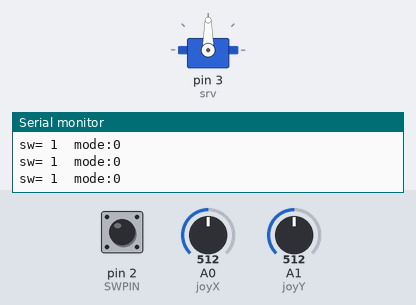
Bench run of a sketch on a simulated Arduino Uno, built with avr-gcc and run on an emulated ATmega328P. On the bench: servo, the last lines printed to the serial monitor. The inputs (shaded band) are chosen by the test bench; at power-on: A0 (joyX) = 512, pin 2 (SWPIN) HIGH, A1 (joyY) = 512.

Above: at 1.2 s.
1.3 s: A0 (joyX) set to 537
4.3 s: A0 (joyX) set to 567
At 6.3 s:
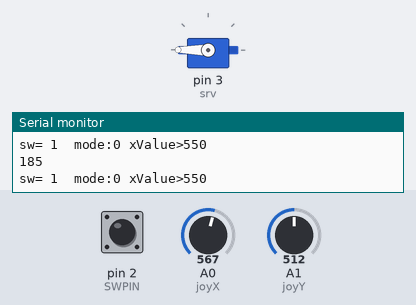
6.8 s: A0 (joyX) set to 513
9.8 s: A0 (joyX) set to 482
At 11.6 s:
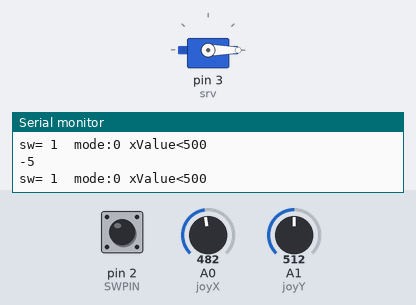
11.9 s: pin 2 (SWPIN) pulled LOW for 0.15 s
At 13.5 s:
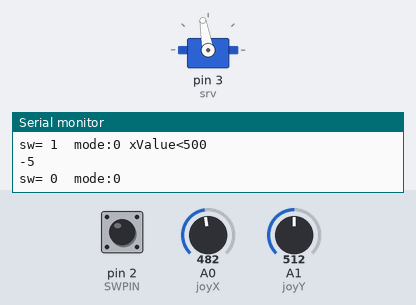
Timing chart, 0 to 14.9 s (numbered marks = the images above; inputs shaded):
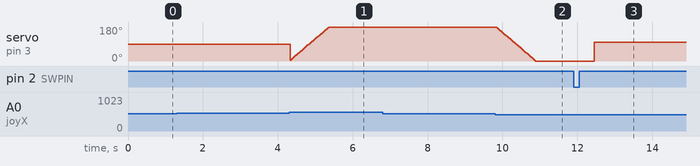

Measured:
- the behaviour switches between 550 and 551 on A0 (joyX) (found by bisection; images 0 and 1)
- the behaviour switches between 500 and 499 on A0 (joyX) (found by bisection; images 1 and 2)
- after the input at 9.8 s, servo on pin 3 (srv): moves from 180° to 0° over 1.0 s, starting at once
- after the input at 11.9 s, servo on pin 3 (srv): 0° → 100° after 0.55 s

The sketch:

stickClickAuto.ino
```cpp
#include<Servo.h>

#define joyX A0
#define joyY A1
#define SWPIN 2

Servo srv;
int sw, pos, xValue, yValue, mode;

void setup()
{
  srv.attach(3);
  Serial.begin(9600);
  pinMode(SWPIN,INPUT_PULLUP);
}

void loop()
{
  xValue = analogRead(joyX);
  yValue = analogRead(joyY);
  sw = digitalRead(SWPIN);

//  Serial.print(xValue);
//  Serial.print("\t");
//  Serial.print(yValue);
//  Serial.print("\n");
  Serial.print("\nsw= ");
  Serial.print(sw);
  Serial.print("  mode:");
  Serial.print(mode);

  if (sw==0)
  {
    delay(250);
    mode++;
    delay(250);
  }

  if (mode==0) //manual control
  {
    if (xValue > 550)
    {
      Serial.print(" xValue>550\n");
      srv.write(pos+=5);
      Serial.print(pos);
    }
    else if (xValue < 500)
    {
      Serial.print(" xValue<500\n");
      srv.write(pos-=5);
      Serial.print(pos);
    }
  }
  else if (mode==1) //automated motion
  {
    for (pos=0; pos<=100; pos++) { srv.write(pos); }
    delay(6000);
    for (pos=100; pos>=0; pos--) { srv.write(pos); }
    delay(6000);
  }

  if (pos>=180) { pos=180; }
  if (pos<=0) { pos=0; }
  if (mode>1) { mode=0; }

//  for(pos=0;pos<=180;pos++)
//  {
//    Myservo.write(pos);
//    delay(15);
//  }
//  delay(1000);

//  for(pos=180;pos>=0;pos--)
//  {
//  Myservo.write(pos);
//  delay(15);
//  }
//  delay(1000);

}
```
